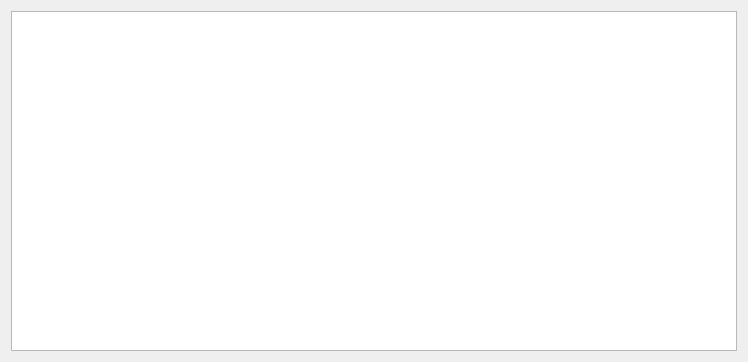
<?xml version="1.0" encoding="UTF-8"?>
<ui version="4.0">
 <class>Dialog</class>
 <widget class="QDialog" name="Dialog">
  <property name="geometry">
   <rect>
    <x>0</x>
    <y>0</y>
    <width>748</width>
    <height>362</height>
   </rect>
  </property>
  <property name="windowTitle">
   <string>Dialog</string>
  </property>
  <layout class="QHBoxLayout" name="horizontalLayout">
   <item>
    <widget class="QUaNodeTableView" name="tableView"/>
   </item>
  </layout>
 </widget>
 <customwidgets>
  <customwidget>
   <class>QUaNodeTableView</class>
   <extends>QTableView</extends>
   <header location="global">QUaNodeTableView</header>
  </customwidget>
 </customwidgets>
 <resources/>
 <connections/>
</ui>
